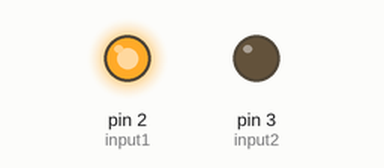
Bench run of a sketch on a simulated Arduino Uno, built with avr-gcc and run on an emulated ATmega328P. Parts: output pins drawn as LEDs (lit = HIGH).

Above: at 0.1 s.
Timing chart, 0 to 1.6 s (numbered marks = the images above):
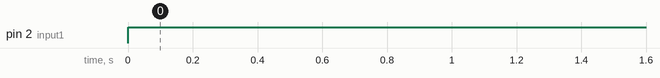

Measured:
- by itself, pin 2 (input1): LOW → HIGH at 0.00 s

The sketch:

motor_kod.ino
```cpp
int input1=2;
int input2=3;


void setup() {
  pinMode(input1, INPUT);
  pinMode(input2, INPUT);
  pinMode(input1, OUTPUT);
  pinMode(input2, OUTPUT);

}

void loop() {
  digitalWrite(input1, HIGH);
  delay(3000);
  digitalWrite(input2, LOW);
  delay(3000);

}
```
